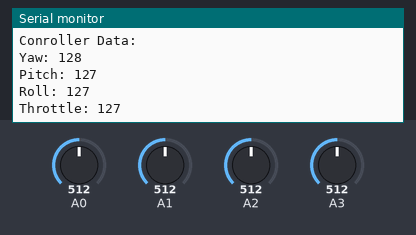
This sketch was run on a simulated Arduino Uno, built with avr-gcc and run on an emulated ATmega328P. On the bench: the last lines printed to the serial monitor. Inputs (shaded band) come from the test bench; at power-on: A0 = 512, A1 = 512, A2 = 512, A3 = 512. No radio packets arrive unless stated.

Above: at 1.3 s.
1.4 s: A0 set to 716
2.9 s: A1 set to 716
At 3.37 s:
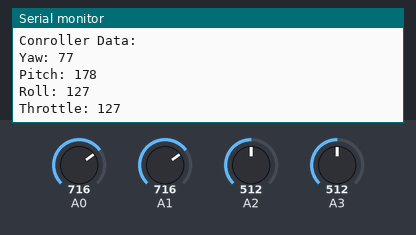
4.4 s: A2 set to 716
At 4.88 s:
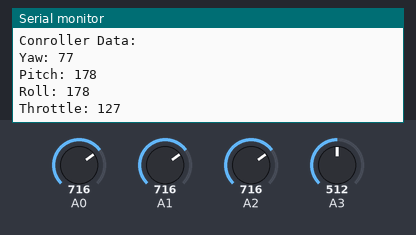
5.9 s: A3 set to 716
At 6.38 s:
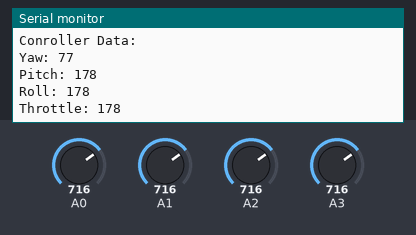
7.4 s: A0 set to 992
8.9 s: A1 set to 992
At 9.4 s:
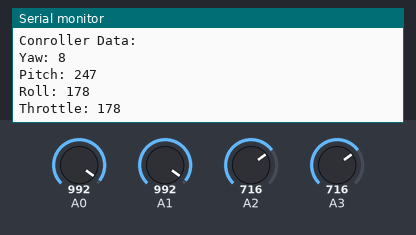
Timing chart, 0 to 11.4 s (numbered marks = the images above; inputs shaded):
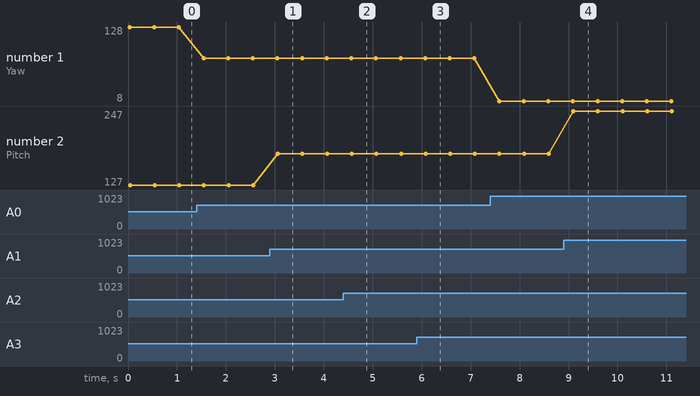

The sketch:

ControllerCode.ino
```cpp
/*
 * Official controller code
 */

#include <SPI.h>
#include <nRF24L01.h>
#include <RF24.h>

//Pin definitions ==========================
#define CE_PIN 9
#define CSN_PIN 10
//==========================================

//Controller Data Struct ===================
typedef struct {
  byte yaw;
  byte pitch;
  byte roll;
  byte throttle;
}conData;
//==========================================

//Radio Setup ==============================
//sets the channel to transmit on
const byte slaveAddress[5] = {'R','x','A','A','A'};
//defines where the radio is connected
RF24 radio(CE_PIN, CSN_PIN);
//variable used that is sent via radio
conData sendData;
//variables used for transmit frequency
unsigned long currentMillis;
unsigned long prevMillis;
unsigned long txIntervalMillis = 1000; // send once per second
//==========================================

void setup() {
  //start the serial monitor
  Serial.begin(9600);
  Serial.println("SimpleTx Starting");
  //start the radio and set send rate
  radio.begin();
  radio.setDataRate( RF24_250KBPS );
  radio.setRetries(3,5); // delay, count
  radio.openWritingPipe(slaveAddress);
}

void loop() {
  //read the values from the joysticks
  //A0 = yaw, A1 = pitch, A2 = roll, A3 = throttle
  sendData.yaw      = map( analogRead(A0), 0, 1024, 255, 0 ); //map values inverted because joystick is upside down
  sendData.pitch    = map( analogRead(A1), 0, 1024, 0, 255 );
  sendData.roll     = map( analogRead(A2), 0, 1024, 0, 255 );
  sendData.throttle = map( analogRead(A3), 0, 1024, 0, 255 ); //map values inverted because joystick is upside down
  //For testing ============================
  Serial.println("Conroller Data: ");
  Serial.print("Yaw: " );
  Serial.print((int)sendData.yaw);
  Serial.print("\nPitch: ");
  Serial.print((int)sendData.pitch);
  Serial.print("\nRoll: ");
  Serial.print((int)sendData.roll);
  Serial.print("\nThrottle: ");
  Serial.print((int)sendData.throttle);
  Serial.print("\n");
  //========================================
  //send data
  bool result;
  result = radio.write( &sendData, sizeof(sendData) );
  //check for acknowledgment ==============
//  if(result) Serial.println( "ACK" );
//  else Serial.println( "TxFailed" );
  //=======================================
  delay(500);
}
```

Measured:
- after the input at 2.9 s, the serial monitor: prints a new line after 0.16 s (image 1)
- after the input at 4.4 s, the serial monitor: prints a new line after 0.18 s (image 2)
- after the input at 5.9 s, the serial monitor: prints a new line after 0.20 s (image 3)
- after the input at 8.9 s, the serial monitor: prints a new line after 0.20 s (image 4)
- plotted number 1: 128 → 77 after the input at 1.4 s, 77 → 8 after the input at 7.4 s
- plotted number 2: 127 → 178 after the input at 2.9 s, 178 → 247 after the input at 8.9 s
